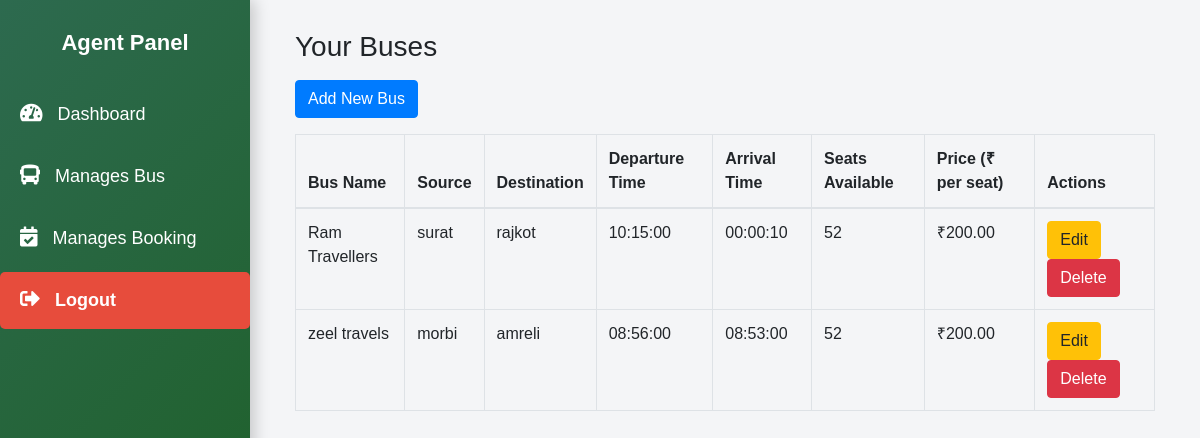
The page /was.php (signed in) on the database its author committed.
### tables this page shows
CREATE TABLE `buses` (
  `bus_id` int(11) NOT NULL,
  `bus_name` varchar(255) NOT NULL,
  `source` varchar(255) NOT NULL,
  `destination` varchar(255) NOT NULL,
  `departure_time` time NOT NULL,
  `arrival_time` time NOT NULL,
  `seats_available` int(11) NOT NULL,
  `price` decimal(10,2) NOT NULL,
  `traveler_id` int(11) NOT NULL
);

### was.php (the view, shortened to what this page needs)
<?php
include 'config.php';
$traveler_id = $_SESSION['id'];
$buses_query = $conn->prepare("SELECT * FROM buses WHERE traveler_id = ?");
$buses_query->bind_param("i", $traveler_id);
$buses_query->execute();
$buses_result = $buses_query->get_result();
?>
<!DOCTYPE html>
<html lang="en">
<head>
    <link href="https://stackpath.bootstrapcdn.com/bootstrap/4.5.2/css/bootstrap.min.css" rel="stylesheet">
</head>
<body>
<?php include "traveler_navbar.php"; ?>
<div class="content">
<div class="container">
    <h3 class="mb-3">Your Buses</h3>
    <button class="btn btn-primary mb-3" data-toggle="modal" data-target="#addBusModal">Add New Bus</button>
    <table class="table table-bordered">
        <thead>
            <tr>
                <th>Bus Name</th>
                <th>Source</th>
                <th>Destination</th>
                <th>Departure Time</th>
                <th>Arrival Time</th>
                <th>Seats Available</th>
                <th>Price (₹ per seat)</th>
                <th>Actions</th>
            </tr>
        </thead>
        <tbody>
            <?php while ($bus = $buses_result->fetch_assoc()): ?>
                <tr>
                    <td><?= $bus['bus_name']; ?></td>
                    <td><?= $bus['source']; ?></td>
                    <td><?= $bus['destination']; ?></td>
                    <td><?= $bus['departure_time']; ?></td>
                    <td><?= $bus['arrival_time']; ?></td>
                    <td><?= $bus['seats_available']; ?></td>
                    <td>₹<?= $bus['price']; ?></td>
                    <td>
                        <button class="btn btn-warning" data-toggle="modal" data-target="#editBusModal<?= $bus['bus_id']; ?>">Edit</button>
                        <button class="btn btn-danger" data-toggle="modal" data-target="#deleteBusModal<?= $bus['bus_id']; ?>">Delete</button>
                    </td>
                </tr>
            <?php endwhile; ?>
        </tbody>
    </table>
                    </div>
</body>
</html>

### traveler_navbar.php (style rules this page uses)
body { font-family: 'Arial', sans-serif; background-color: #f4f5f7; margin: 0; }
.content { margin-left: 250px; padding: 30px; transition: margin-left 0.3s; }

### rows shown on the page
buses: bus_name "Ram Travellers", source "surat", destination "rajkot", departure_time "10:15:00", arrival_time "00:00:10", seats_available "52", price "200.00"
buses: bus_name "zeel travels", source "morbi", destination "amreli", departure_time "08:56:00", arrival_time "08:53:00", seats_available "52", price "200.00"
